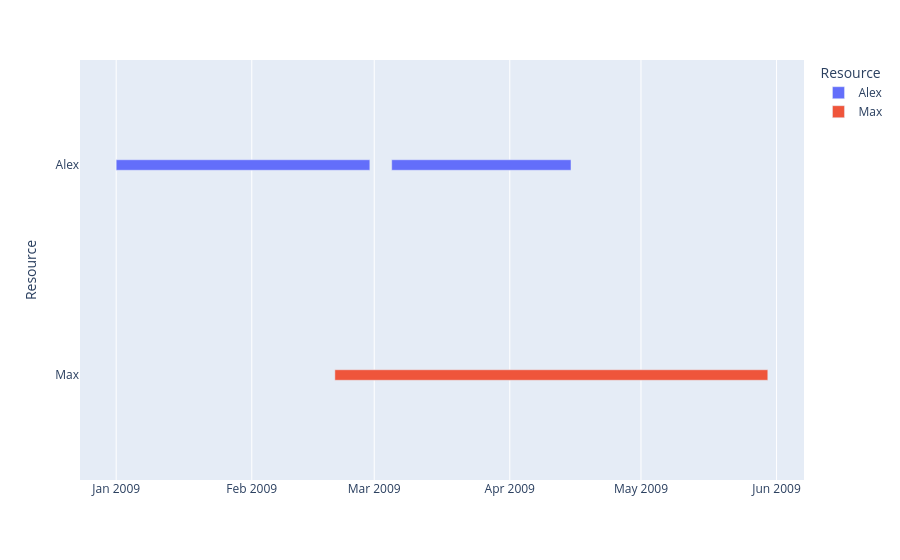

Notebook code cell kept with this figure:
### Code cell
import plotly.express as px
import pandas as pd

# Create a sample DataFrame with task information
df = pd.DataFrame([
    dict(Task="Job A", Start='2009-01-01', Finish='2009-02-28', Resource="Alex"),
    dict(Task="Job B", Start='2009-03-05', Finish='2009-04-15', Resource="Alex"),
    dict(Task="Job C", Start='2009-02-20', Finish='2009-05-30', Resource="Max")
])

# Create the timeline chart with tasks on the same line and different colors
fig = px.timeline(df, x_start="Start", x_end="Finish", y="Resource", color="Resource")
fig.update_traces(width=0.05)
fig.show()

### Figure 1 — Plotly figure (JSON) as saved in the notebook; plotly's stock layout.template omitted (floating-point values rounded to 4 significant figures)
{"data": [{"alignmentgroup": "True", "base": ["2009-01-01", "2009-03-05"], "hovertemplate": "Resource=%{y}<br>Start=%{base}<br>Finish=%{x}<extra></extra>", "legendgroup": "Alex", "marker": {"color": "#636efa", "pattern": {"shape": ""}}, "name": "Alex", "offsetgroup": "Alex", "orientation": "h", "showlegend": true, "textposition": "auto", "type": "bar", "width": 0.05, "x": [5011200000, 3542400000], "xaxis": "x", "y": ["Alex", "Alex"], "yaxis": "y"}, {"alignmentgroup": "True", "base": ["2009-02-20"], "hovertemplate": "Resource=%{y}<br>Start=%{base}<br>Finish=%{x}<extra></extra>", "legendgroup": "Max", "marker": {"color": "#EF553B", "pattern": {"shape": ""}}, "name": "Max", "offsetgroup": "Max", "orientation": "h", "showlegend": true, "textposition": "auto", "type": "bar", "width": 0.05, "x": [8553600000], "xaxis": "x", "y": ["Max"], "yaxis": "y"}], "layout": {"barmode": "overlay", "legend": {"title": {"text": "Resource"}, "tracegroupgap": 0}, "margin": {"t": 60}, "xaxis": {"anchor": "y", "domain": [0, 1], "type": "date"}, "yaxis": {"anchor": "x", "categoryarray": ["Max", "Alex"], "categoryorder": "array", "domain": [0, 1], "title": {"text": "Resource"}}}}
